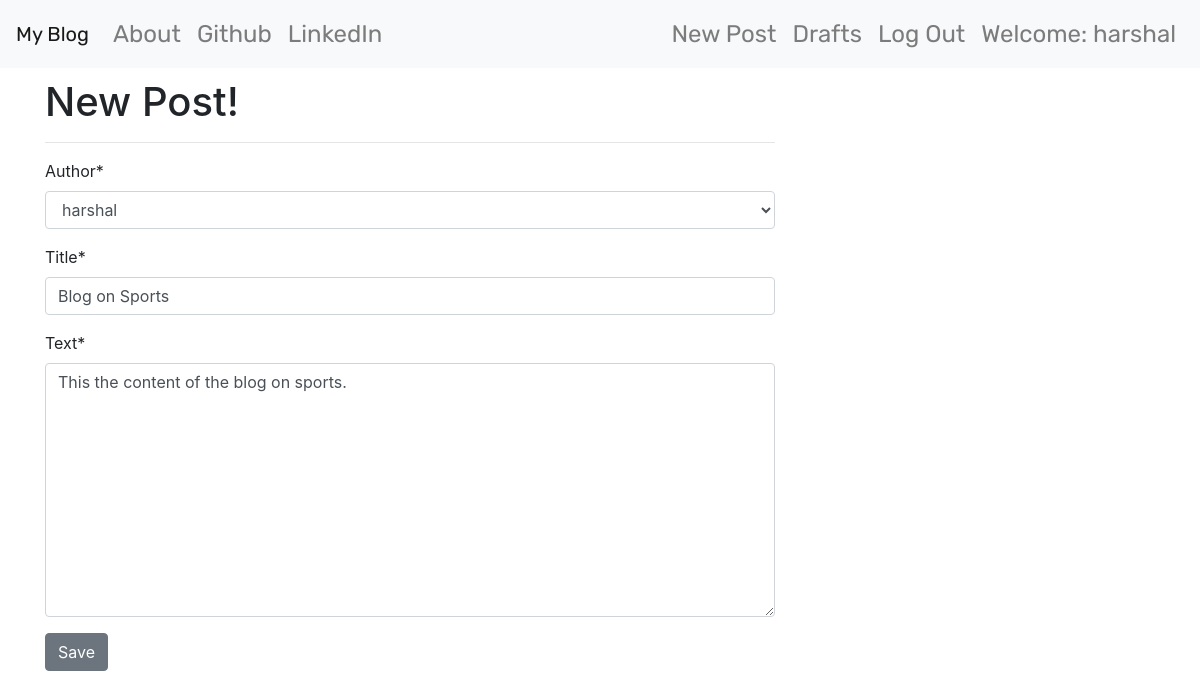
Page /post/6/edit/ (signed in) on the committed database.
### blog/models.py (models this page shows, shortened)
class Post(models.Model):
    author = models.ForeignKey('auth.User', on_delete=models.CASCADE)
    title = models.CharField(max_length=200)
    text = models.TextField()
    created_date = models.DateTimeField(default=timezone.now)
    published_date = models.DateTimeField(blank=True,null=True)

### blog/views.py (the view)
# urls.py: path('post/<int:pk>/edit/',views.UpdatePostView.as_view(), name='post_edit'),
class UpdatePostView(LoginRequiredMixin,UpdateView):
    login_url = '/login/'
    redirect_field_name = 'blog/post_detail.html'
    form_class = PostForm
    model = Post

### blog/forms.py
class PostForm(forms.ModelForm):
    class Meta():
        model = Post
        fields = ('author','title','text')
    widgets = {
        'title': forms.TextInput(attrs={'class':'textinputclass'}),
        'text': forms.Textarea(attrs={'class':'editable medium-editor-textarea postcontent'})
    }

### blog/templates/blog/post_form.html (shortened to what this page needs)
{% extends "blog/base.html" %}
{% load crispy_forms_tags %}
{% block content %}
  <h1>New Post!</h1>
  <hr>
  <form class="post-form" method="POST">
    {{form|crispy}}
    <button type="submit" class="save btn btn-secondary">Save</button>
  </form>
{% endblock %}

### blog/templates/blog/base.html (shortened to what this page needs)
<!DOCTYPE html>
{% load static %}
<html lang="en" dir="ltr">
  <head>
    <link rel="stylesheet" href="https://stackpath.bootstrapcdn.com/bootstrap/4.4.1/css/bootstrap.min.css">
    <link rel="stylesheet" href="//cdn.jsdelivr.net/npm/medium-editor@latest/dist/css/medium-editor.min.css" type="text/css" media="screen" charset="utf-8">
    <link rel="stylesheet" href="{% static 'css/blog.css' %}">
  </head>
  <body class="loader">
    <nav class="navbar navbar-expand-lg navbar-light bg-light techfont custom-navbar">
      <a class="navbar-brand" href="{% url 'post_list' %}">My Blog</a>
      <div class="collapse navbar-collapse" id="navbarNavAltMarkup">
        <div class="navbar-nav">
          <a class="nav-item nav-link" href="{% url 'blog_about' %}">About</a>
          <a class="nav-item nav-link" href="https://www.github.com">Github</a>
          <a class="nav-item nav-link" href="https://www.linkedin.com">LinkedIn</a>
        </div>
        <div class="navbar-nav navbar-right ml-auto">
          {% if user.is_authenticated %}
            <a class="nav-item nav-link" href="{% url 'post_new' %}">New Post</a>
            <a class="nav-item nav-link" href="{% url 'post_draft_list' %}">Drafts</a>
            <a class="nav-item nav-link" href="{% url 'logout' %}?next=/">Log Out</a>
            <a class="nav-item nav-link">Welcome: {{user.username}}</a>
          {% else %}
            <a class="nav-item nav-link " href="{% url 'login' %}"><span class="glyphicon glyphicon-user"></span>Login</a>
          {% endif %}
        </div>
      </div>
    </nav>
    <div class="content container">
      <div class="row">
        <div class="col-md-8">
          <div class="blog_posts">
            {% block content %}
            {% endblock %}
          </div>
        </div>
      </div>
    </div>
  </body>
</html>

### blog/static/css/blog.css (style rules this page uses)
.techfont { font-family: 'Rubik', sans-serif; font-size: 1.5em; margin-bottom: 10px; }
.loader { filter:hue-rotate(0deg); color: linear-gradient(45deg,#0f8,#08f); animation:hue 5000ms infinite linear; }

### rows in the picture
Post: author "harshal", title "Blog on Sports", text "This the content of the blog on sports."

### other values in the picture
{{ user.username }} "harshal"
